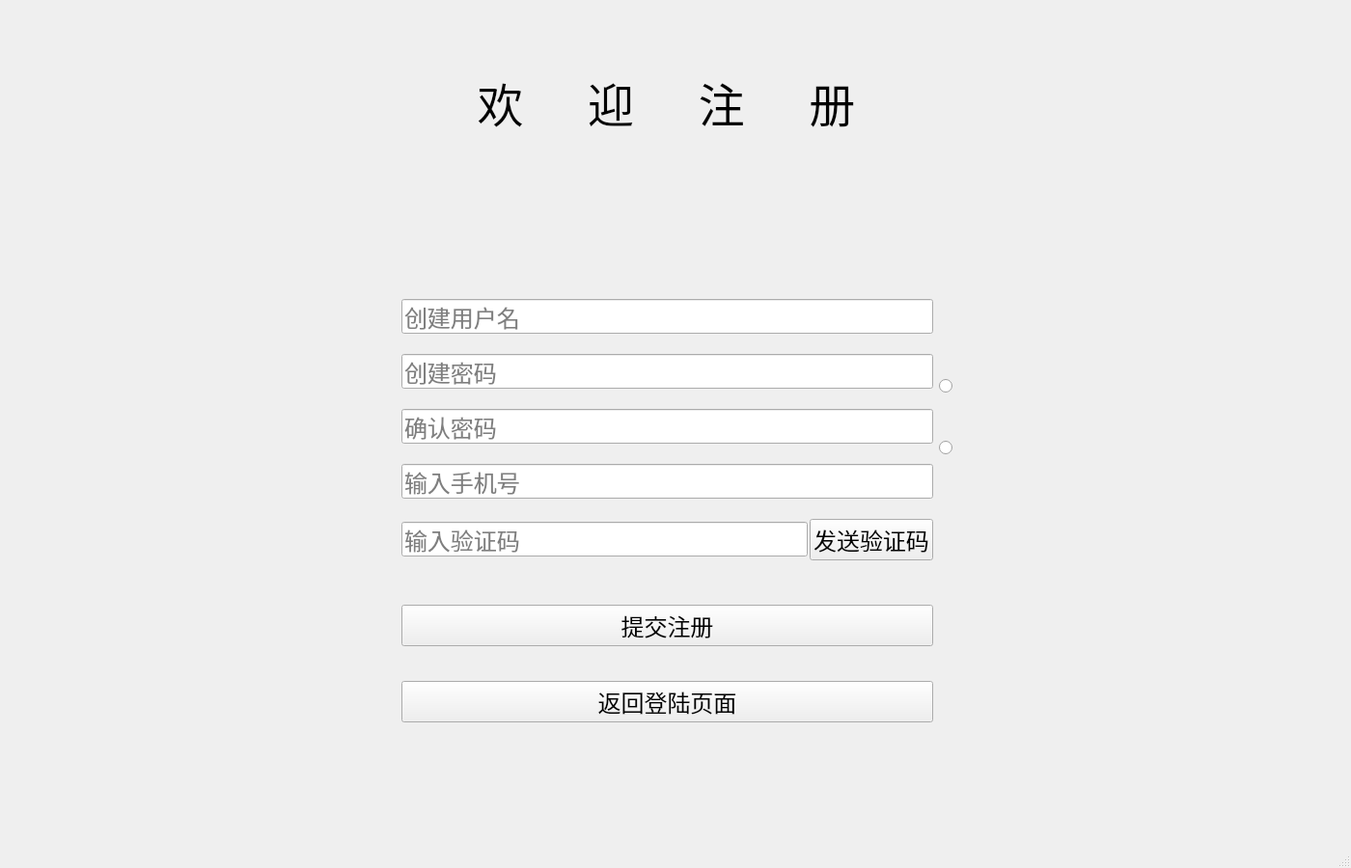
<?xml version="1.0" encoding="UTF-8"?>
<ui version="4.0">
 <class>RegisterWindow</class>
 <widget class="QMainWindow" name="RegisterWindow">
  <property name="geometry">
   <rect>
    <x>0</x>
    <y>0</y>
    <width>1400</width>
    <height>900</height>
   </rect>
  </property>
  <property name="windowTitle">
   <string>注册界面</string>
  </property>
  <property name="styleSheet">
   <string notr="true">QMainWindow{border-image: url(:/sea.jpg);}</string>
  </property>
  <widget class="QWidget" name="centralwidget">
   <widget class="QLabel" name="label_3">
    <property name="geometry">
     <rect>
      <x>270</x>
      <y>60</y>
      <width>841</width>
      <height>91</height>
     </rect>
    </property>
    <property name="font">
     <font>
      <family>Arial</family>
      <pointsize>36</pointsize>
     </font>
    </property>
    <property name="text">
     <string>欢     迎     注     册</string>
    </property>
    <property name="alignment">
     <set>Qt::AlignCenter</set>
    </property>
   </widget>
   <widget class="QWidget" name="verticalLayoutWidget">
    <property name="geometry">
     <rect>
      <x>416</x>
      <y>280</y>
      <width>551</width>
      <height>631</height>
     </rect>
    </property>
    <layout class="QVBoxLayout" name="verticalLayout">
     <item>
      <spacer name="verticalSpacer_2">
       <property name="orientation">
        <enum>Qt::Vertical</enum>
       </property>
       <property name="sizeType">
        <enum>QSizePolicy::Fixed</enum>
       </property>
       <property name="sizeHint" stdset="0">
        <size>
         <width>20</width>
         <height>30</height>
        </size>
       </property>
      </spacer>
     </item>
     <item>
      <widget class="QLineEdit" name="userlineEdit">
       <property name="font">
        <font>
         <family>Arial</family>
         <pointsize>18</pointsize>
        </font>
       </property>
       <property name="placeholderText">
        <string>创建用户名</string>
       </property>
      </widget>
     </item>
     <item>
      <spacer name="verticalSpacer">
       <property name="orientation">
        <enum>Qt::Vertical</enum>
       </property>
       <property name="sizeType">
        <enum>QSizePolicy::Fixed</enum>
       </property>
       <property name="sizeHint" stdset="0">
        <size>
         <width>20</width>
         <height>15</height>
        </size>
       </property>
      </spacer>
     </item>
     <item>
      <widget class="QLineEdit" name="passwordlineEdit">
       <property name="font">
        <font>
         <family>Arial</family>
         <pointsize>18</pointsize>
        </font>
       </property>
       <property name="text">
        <string/>
       </property>
       <property name="placeholderText">
        <string>创建密码</string>
       </property>
      </widget>
     </item>
     <item>
      <spacer name="verticalSpacer_8">
       <property name="orientation">
        <enum>Qt::Vertical</enum>
       </property>
       <property name="sizeType">
        <enum>QSizePolicy::Fixed</enum>
       </property>
       <property name="sizeHint" stdset="0">
        <size>
         <width>20</width>
         <height>15</height>
        </size>
       </property>
      </spacer>
     </item>
     <item>
      <widget class="QLineEdit" name="confirmpasswordlineEdit">
       <property name="font">
        <font>
         <family>Arial</family>
         <pointsize>18</pointsize>
        </font>
       </property>
       <property name="text">
        <string/>
       </property>
       <property name="placeholderText">
        <string>确认密码</string>
       </property>
      </widget>
     </item>
     <item>
      <spacer name="verticalSpacer_6">
       <property name="orientation">
        <enum>Qt::Vertical</enum>
       </property>
       <property name="sizeType">
        <enum>QSizePolicy::Fixed</enum>
       </property>
       <property name="sizeHint" stdset="0">
        <size>
         <width>20</width>
         <height>15</height>
        </size>
       </property>
      </spacer>
     </item>
     <item>
      <widget class="QLineEdit" name="telephonelineEdit">
       <property name="font">
        <font>
         <family>Arial</family>
         <pointsize>18</pointsize>
        </font>
       </property>
       <property name="text">
        <string/>
       </property>
       <property name="placeholderText">
        <string>输入手机号</string>
       </property>
      </widget>
     </item>
     <item>
      <spacer name="verticalSpacer_7">
       <property name="orientation">
        <enum>Qt::Vertical</enum>
       </property>
       <property name="sizeType">
        <enum>QSizePolicy::Fixed</enum>
       </property>
       <property name="sizeHint" stdset="0">
        <size>
         <width>20</width>
         <height>15</height>
        </size>
       </property>
      </spacer>
     </item>
     <item>
      <layout class="QHBoxLayout" name="horizontalLayout" stretch="0,0">
       <property name="spacing">
        <number>2</number>
       </property>
       <property name="sizeConstraint">
        <enum>QLayout::SetMinAndMaxSize</enum>
       </property>
       <property name="leftMargin">
        <number>0</number>
       </property>
       <item>
        <widget class="QLineEdit" name="codelineEdit">
         <property name="font">
          <font>
           <family>Arial</family>
           <pointsize>18</pointsize>
          </font>
         </property>
         <property name="text">
          <string/>
         </property>
         <property name="placeholderText">
          <string>输入验证码</string>
         </property>
        </widget>
       </item>
       <item>
        <widget class="QPushButton" name="codeButton">
         <property name="font">
          <font>
           <family>Arial</family>
           <pointsize>18</pointsize>
          </font>
         </property>
         <property name="text">
          <string>发送验证码</string>
         </property>
        </widget>
       </item>
      </layout>
     </item>
     <item>
      <spacer name="verticalSpacer_3">
       <property name="orientation">
        <enum>Qt::Vertical</enum>
       </property>
       <property name="sizeType">
        <enum>QSizePolicy::Fixed</enum>
       </property>
       <property name="sizeHint" stdset="0">
        <size>
         <width>20</width>
         <height>40</height>
        </size>
       </property>
      </spacer>
     </item>
     <item>
      <widget class="QPushButton" name="yesButton">
       <property name="font">
        <font>
         <family>Arial</family>
         <pointsize>18</pointsize>
        </font>
       </property>
       <property name="text">
        <string>提交注册</string>
       </property>
      </widget>
     </item>
     <item>
      <spacer name="verticalSpacer_4">
       <property name="orientation">
        <enum>Qt::Vertical</enum>
       </property>
       <property name="sizeType">
        <enum>QSizePolicy::Fixed</enum>
       </property>
       <property name="sizeHint" stdset="0">
        <size>
         <width>20</width>
         <height>30</height>
        </size>
       </property>
      </spacer>
     </item>
     <item>
      <widget class="QPushButton" name="returnButton">
       <property name="font">
        <font>
         <family>Arial</family>
         <pointsize>18</pointsize>
        </font>
       </property>
       <property name="text">
        <string>返回登陆页面</string>
       </property>
      </widget>
     </item>
     <item>
      <spacer name="verticalSpacer_5">
       <property name="orientation">
        <enum>Qt::Vertical</enum>
       </property>
       <property name="sizeType">
        <enum>QSizePolicy::Expanding</enum>
       </property>
       <property name="sizeHint" stdset="0">
        <size>
         <width>20</width>
         <height>20</height>
        </size>
       </property>
      </spacer>
     </item>
    </layout>
   </widget>
   <widget class="QWidget" name="verticalLayoutWidget_2">
    <property name="geometry">
     <rect>
      <x>973</x>
      <y>385</y>
      <width>31</width>
      <height>31</height>
     </rect>
    </property>
    <layout class="QVBoxLayout" name="verticalLayout_2">
     <item>
      <widget class="QRadioButton" name="passwordButton">
       <property name="text">
        <string/>
       </property>
      </widget>
     </item>
    </layout>
   </widget>
   <widget class="QWidget" name="verticalLayoutWidget_3">
    <property name="geometry">
     <rect>
      <x>973</x>
      <y>449</y>
      <width>31</width>
      <height>31</height>
     </rect>
    </property>
    <layout class="QVBoxLayout" name="verticalLayout_3">
     <item>
      <widget class="QRadioButton" name="confirmpasswordButton">
       <property name="text">
        <string/>
       </property>
      </widget>
     </item>
    </layout>
   </widget>
  </widget>
  <widget class="QMenuBar" name="menubar">
   <property name="geometry">
    <rect>
     <x>0</x>
     <y>0</y>
     <width>1400</width>
     <height>30</height>
    </rect>
   </property>
  </widget>
  <widget class="QStatusBar" name="statusbar"/>
 </widget>
 <resources/>
 <connections/>
</ui>
